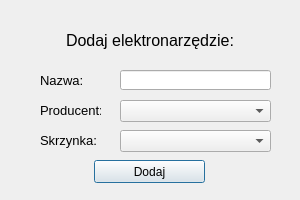
<?xml version="1.0" encoding="UTF-8"?>
<ui version="4.0">
 <class>dodaj_e</class>
 <widget class="QDialog" name="dodaj_e">
  <property name="geometry">
   <rect>
    <x>0</x>
    <y>0</y>
    <width>300</width>
    <height>200</height>
   </rect>
  </property>
  <property name="windowTitle">
   <string>Dialog</string>
  </property>
  <widget class="QLineEdit" name="nazwa">
   <property name="geometry">
    <rect>
     <x>120</x>
     <y>70</y>
     <width>151</width>
     <height>20</height>
    </rect>
   </property>
  </widget>
  <widget class="QLabel" name="label">
   <property name="geometry">
    <rect>
     <x>0</x>
     <y>0</y>
     <width>300</width>
     <height>81</height>
    </rect>
   </property>
   <property name="font">
    <font>
     <pointsize>12</pointsize>
    </font>
   </property>
   <property name="text">
    <string>Dodaj elektronarzędzie:</string>
   </property>
   <property name="alignment">
    <set>Qt::AlignCenter</set>
   </property>
  </widget>
  <widget class="QPushButton" name="dodaj">
   <property name="geometry">
    <rect>
     <x>94</x>
     <y>160</y>
     <width>111</width>
     <height>23</height>
    </rect>
   </property>
   <property name="text">
    <string>Dodaj</string>
   </property>
  </widget>
  <widget class="QComboBox" name="producent">
   <property name="geometry">
    <rect>
     <x>120</x>
     <y>100</y>
     <width>151</width>
     <height>22</height>
    </rect>
   </property>
  </widget>
  <widget class="QLabel" name="label_2">
   <property name="geometry">
    <rect>
     <x>40</x>
     <y>70</y>
     <width>61</width>
     <height>21</height>
    </rect>
   </property>
   <property name="font">
    <font>
     <pointsize>10</pointsize>
    </font>
   </property>
   <property name="text">
    <string>Nazwa:</string>
   </property>
  </widget>
  <widget class="QLabel" name="label_3">
   <property name="geometry">
    <rect>
     <x>40</x>
     <y>100</y>
     <width>61</width>
     <height>21</height>
    </rect>
   </property>
   <property name="font">
    <font>
     <pointsize>10</pointsize>
    </font>
   </property>
   <property name="text">
    <string>Producent:</string>
   </property>
  </widget>
  <widget class="QComboBox" name="skrzynka">
   <property name="geometry">
    <rect>
     <x>120</x>
     <y>130</y>
     <width>151</width>
     <height>22</height>
    </rect>
   </property>
  </widget>
  <widget class="QLabel" name="label_4">
   <property name="geometry">
    <rect>
     <x>40</x>
     <y>130</y>
     <width>61</width>
     <height>21</height>
    </rect>
   </property>
   <property name="font">
    <font>
     <pointsize>10</pointsize>
    </font>
   </property>
   <property name="text">
    <string>Skrzynka:</string>
   </property>
  </widget>
 </widget>
 <resources/>
 <connections/>
</ui>
